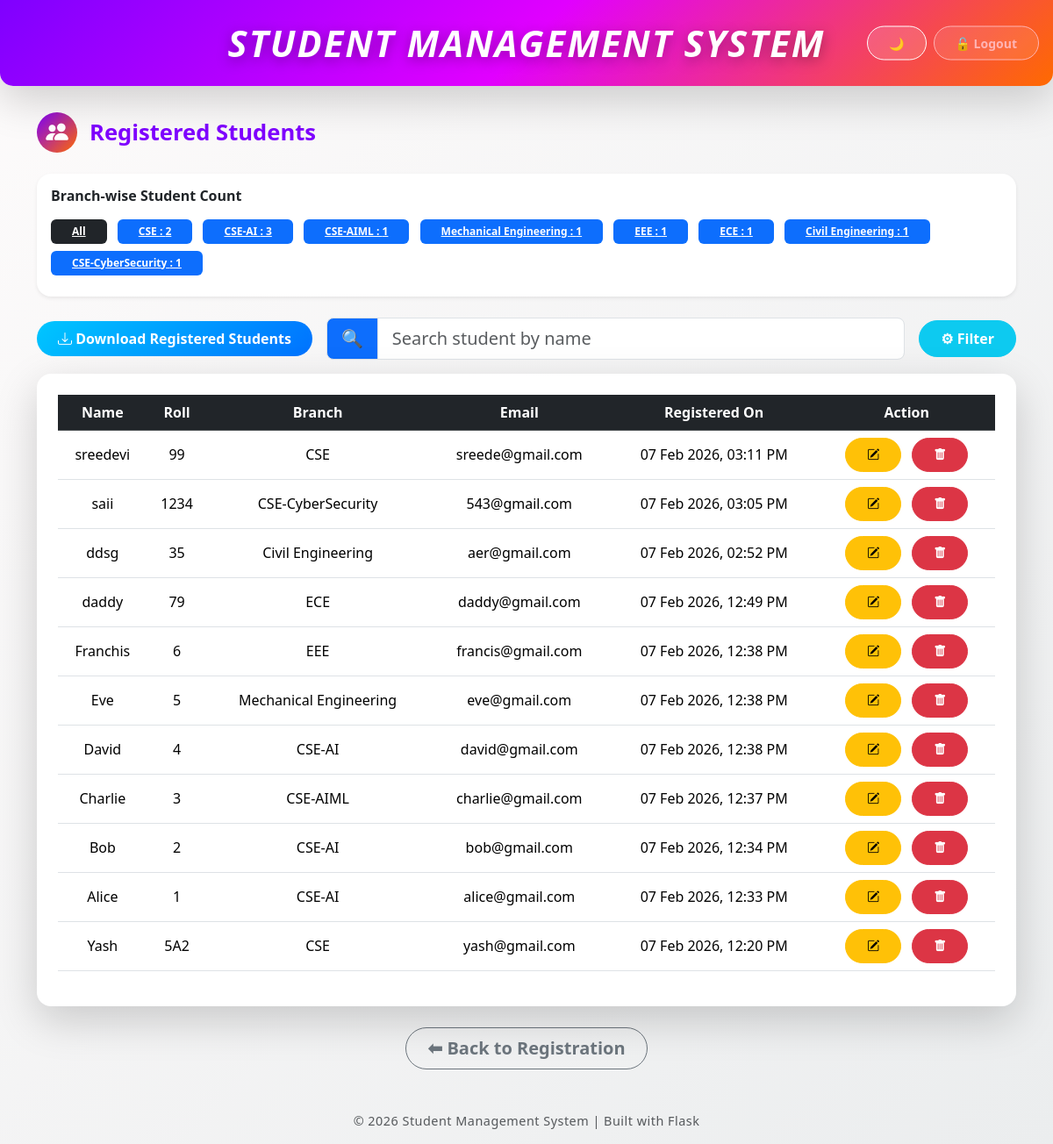
Screenshot of /students (signed in) with the database file from the repository.
### app.py (models this page shows)
class Student(db.Model):
    id = db.Column(db.Integer, primary_key=True)
    name = db.Column(db.String(100), nullable=False)
    roll = db.Column(db.String(50), unique=True, nullable=False)
    branch = db.Column(db.String(100), nullable=False)
    email = db.Column(db.String(100), unique=True, nullable=False)
    created_at = db.Column(db.DateTime, default=datetime.now)

### app.py (the view)
@app.route("/students")
def view_students():
    if not session.get("logged_in"):
        return redirect(url_for("login"))
    search = request.args.get("search")
    selected_branch = request.args.get("branch")
    filter_type = request.args.get("filter")  # new filter query
    query = Student.query
    if search:
        query = query.filter(Student.name.ilike(f"%{search}%"))
    if selected_branch:
        query = query.filter_by(branch=selected_branch)
    if filter_type == "alphabetical_asc":
        students = query.order_by(Student.name.asc()).all()
    elif filter_type == "alphabetical_desc":
        students = query.order_by(Student.name.desc()).all()
    elif filter_type == "date_asc":
        students = query.order_by(Student.created_at.asc()).all()
    elif filter_type == "date_desc":
        students = query.order_by(Student.created_at.desc()).all()
    else:
        students = query.order_by(Student.created_at.desc()).all()
    branch_counts = {}
    for s in Student.query.all():
        branch_counts[s.branch] = branch_counts.get(s.branch, 0) + 1
    return render_template(
        "students.html",
        students=students,
        branch_counts=branch_counts,
        selected_branch=selected_branch
    )

### templates/students.html (shortened to what this page needs)
{% extends "base.html" %}
{% block content %}
<h3 class="section-title mb-4">
  <span class="icon-box">
    <i class="bi bi-people-fill"></i>
  </span>
  Registered Students
</h3>
<div class="card mb-4 shadow-sm">
  <div class="card-body">
    <h6 class="fw-bold mb-3">Branch-wise Student Count</h6>
    <a href="{{ url_for('view_students') }}"
       class="badge me-2 mb-2 px-4 py-2 {% if not selected_branch %} bg-dark {% else %} bg-secondary {% endif %}">
      All
    </a>
    {% for branch, count in branch_counts.items() %}
      <a href="{{ url_for('view_students', branch=branch) }}"
         class="badge me-2 mb-2 px-4 py-2 {% if selected_branch == branch %} bg-success {% else %} bg-primary {% endif %}">
        {{ branch }} : {{ count }}
      </a>
    {% endfor %}
  </div>
</div>
<div class="d-flex flex-wrap justify-content-between align-items-center mb-3 gap-3">
  <a href="{{ url_for('download') }}" class="btn btn-success">
    <i class="bi bi-download"></i> Download Registered Students
  </a>
  <div class="flex-grow-1">
    <div class="input-group input-group-lg">
      <span class="input-group-text bg-primary text-white">🔍</span>
      <input type="text"
             id="searchInput"
             class="form-control"
             placeholder="Search student by name">
    </div>
  </div>
  <div class="position-relative">
    <button id="filterBtn" class="btn btn-info text-white">
      ⚙ Filter
    </button>
  </div>
</div>
<div class="card shadow-lg">
  <div class="card-body p-4">
    <div class="table-responsive">
      <table class="table table-hover align-middle text-center" id="studentsTable">
        <thead class="table-dark">
          <tr>
            <th>Name</th>
            <th>Roll</th>
            <th>Branch</th>
            <th>Email</th>
            <th>Registered On</th>
            <th>Action</th>
          </tr>
        </thead>
        <tbody>
        {% for s in students %}
          <tr>
            <td>{{ s.name }}</td>
            <td>{{ s.roll }}</td>
            <td>{{ s.branch }}</td>
            <td>{{ s.email }}</td>
            <td data-date="{{ s.created_at }}">{{ s.created_at.strftime("%d %b %Y, %I:%M %p") }}</td>
            <td>
              <a href="/edit/{{ s.id }}" class="btn btn-warning btn-sm me-2">
                <i class="bi bi-pencil-square"></i>
              </a>
              <a href="/delete/{{ s.id }}"
                 onclick="return confirm('Are you sure you want to delete this student?')"
                 class="btn btn-danger btn-sm">
                <i class="bi bi-trash-fill"></i>
              </a>
            </td>
          </tr>
        {% endfor %}
        </tbody>
      </table>
    </div>
  </div>
</div>
<div class="text-center mt-4">
  <a href="{{ url_for('index') }}" class="btn btn-outline-secondary btn-lg">
    ⬅ Back to Registration
  </a>
</div>
{% endblock %}

### static/style.css (style rules this page uses)
html, body { min-height: 100%; font-family: "Segoe UI", "Poppins", sans-serif; margin: 0; padding: 0; transition: all 0.3s ease; }
body { background: linear-gradient(135deg, #fdfbfb, #ebedee); color: #1f2937; }
.section-title { display: flex; align-items: center; font-size: 1.6rem; font-weight: 700; color: #7f00ff; margin: 30px 0 20px; }
.section-title .icon-box { width: 46px; height: 46px; margin-right: 14px; background: linear-gradient(135deg, #7f00ff, #ff6a00); color: #fff; border-radius: 50%; display: flex; align-items: center; justify-content: center; }
.card { background: #ffffff; border-radius: 16px; border: none; box-shadow: 0 15px 40px rgba(0,0,0,0.1); animation: fadeUp 0.6s ease; }
.btn { border-radius: 30px; font-weight: 600; padding: 8px 24px; transition: all 0.3s ease; }
.btn-success { background: linear-gradient(135deg, #00c6ff, #0072ff); border: none; }
.table th, .table td { vertical-align: middle; }
.badge { font-weight: 600; }

### rows the page displays
Student: branch "CSE", count "2", name "Yash", roll "5A2", email "yash@gmail.com", created_at "07 Feb 2026, 12:20 PM"
Student: branch "CSE-AI", count "3", name "Alice", roll "1", email "alice@gmail.com", created_at "07 Feb 2026, 12:33 PM"
Student: branch "CSE-AIML", count "1", name "Charlie", roll "3", email "charlie@gmail.com", created_at "07 Feb 2026, 12:37 PM"
Student: branch "Mechanical Engineering", count "1", name "Eve", roll "5", email "eve@gmail.com", created_at "07 Feb 2026, 12:38 PM"
Student: branch "EEE", count "1", name "Franchis", roll "6", email "francis@gmail.com", created_at "07 Feb 2026, 12:38 PM"
Student: branch "ECE", count "1", name "daddy", roll "79", email "daddy@gmail.com", created_at "07 Feb 2026, 12:49 PM"
Student: branch "Civil Engineering", count "1", name "ddsg", roll "35", email "aer@gmail.com", created_at "07 Feb 2026, 02:52 PM"
Student: branch "CSE-CyberSecurity", count "1", name "saii", roll "1234", email "543@gmail.com", created_at "07 Feb 2026, 03:05 PM"
Student: name "sreedevi", roll "99", branch "CSE", email "sreede@gmail.com", created_at "07 Feb 2026, 03:11 PM"
Student: name "David", roll "4", branch "CSE-AI", email "david@gmail.com", created_at "07 Feb 2026, 12:38 PM"
Student: name "Bob", roll "2", branch "CSE-AI", email "bob@gmail.com", created_at "07 Feb 2026, 12:34 PM"
